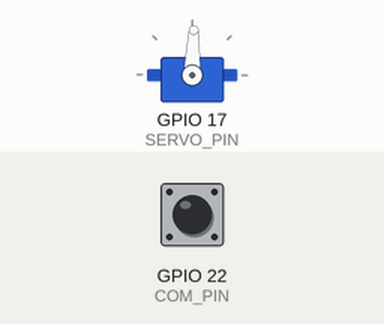
Simulated run of this sketch. Board: ESP32. On the bench: servo. The inputs (shaded band) are chosen by the test bench; at power-on: GPIO 22 (COM_PIN) HIGH. Servo pulses on a pin are drawn as a servo (544–2400 µs = 0–180°).

Above: at 1.2 s.
1.3 s: GPIO 22 (COM_PIN) pulled LOW for 0.15 s
At 1.4 s:
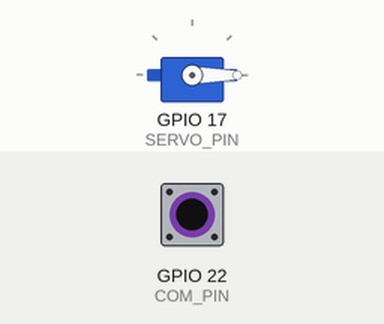
2.9 s: GPIO 22 (COM_PIN) pulled LOW for 3.2 s
At 7.0 s:
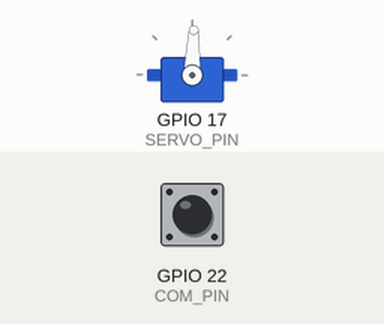
Timing chart, 0 to 8.5 s (numbered marks = the images above; inputs shaded):
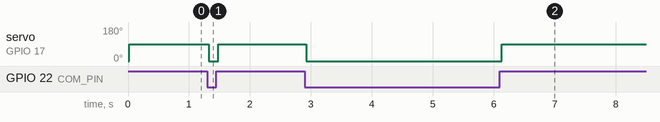

The sketch:

module-servo.ino
```cpp
#define SERVO_PIN 17
#define COM_PIN 22

bool memory = 0;

void setServoAngle(int angle) {
  if (angle < 0)   angle = 0;
  if (angle > 180) angle = 180;

  int pulse_us = 500 + (angle * (2400 - 500)) / 180;
  uint32_t duty = ((uint64_t)pulse_us * 65535) / 20000;

  ledcWrite(SERVO_PIN, duty);
}

void setup() {
  ledcAttach(SERVO_PIN, 50, 16);
  pinMode(COM_PIN, INPUT_PULLUP);
  setServoAngle(0);
}

void loop() {
  bool pin_state = digitalRead(COM_PIN);
  delay(20);
  if (pin_state == digitalRead(COM_PIN)){
    if (pin_state != memory){
      if (pin_state == 1){
        setServoAngle(90);
      } else {
        setServoAngle(0);
      }
      memory = pin_state;
    }
  }
}
```

Measured:
- after the input at 1.3 s, servo on GPIO 17 (SERVO_PIN): 88° → 0° at once, → 88° 0.16 s later
- after the input at 2.9 s, servo on GPIO 17 (SERVO_PIN): 88° → 0° at once, → 88° 3.2 s later
